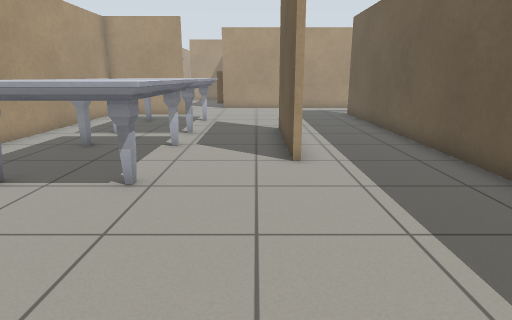
View 1 (above)

20 first-person views from a walk through a Gazebo world. The camera is 1 m above the floor, tilts 14° down and sees 75° across. The floor is counted in squares, 0.5 m on a side. Each view is taken from the middle of a square. On the plan, view 1 faces up. The plan holds only what a view shows up to about 18 squares ahead; the rest is blank. The place goes on beyond the plan. Gazebo's built-in surfaces are drawn with simple patterns. Simple shapes stand in for some stock models.

View 2
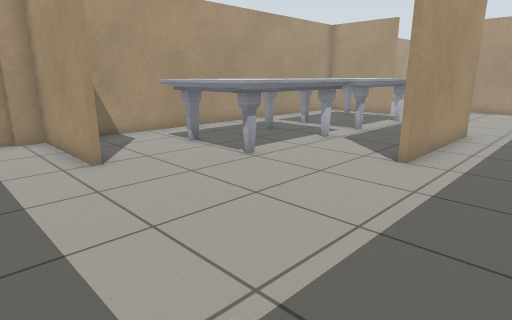

View 3
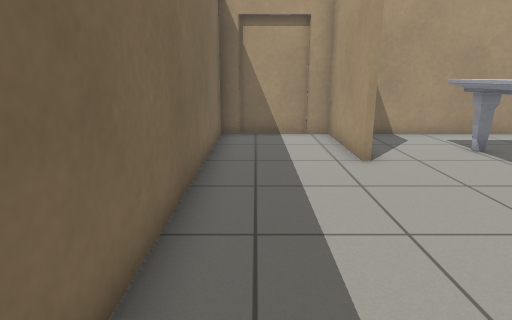

View 4
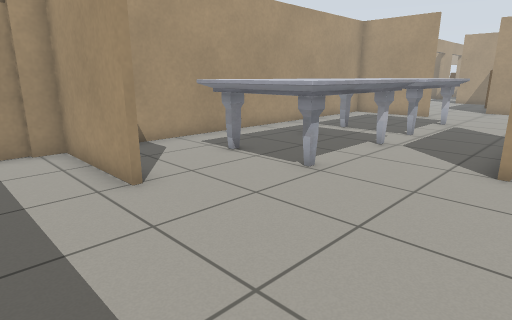

View 5
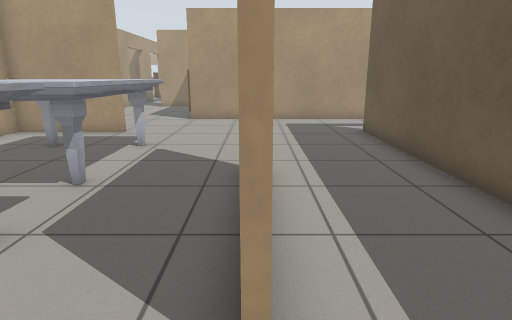

View 6
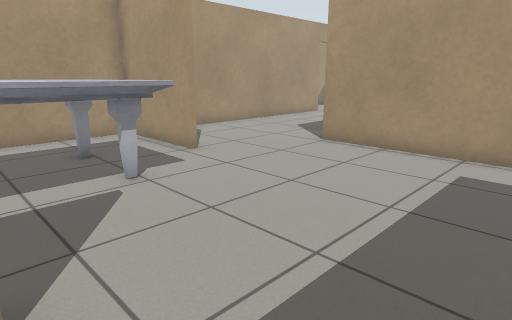

View 7
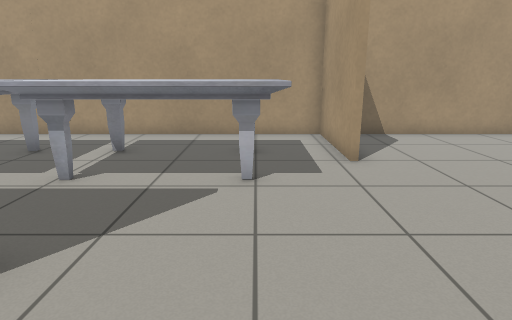

View 8
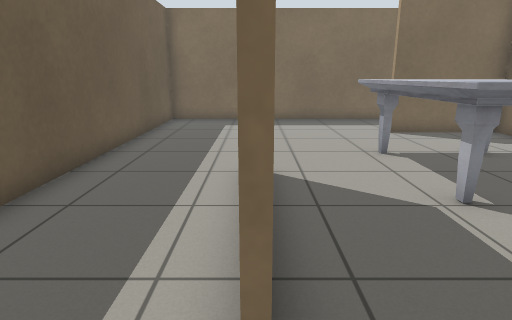

View 9
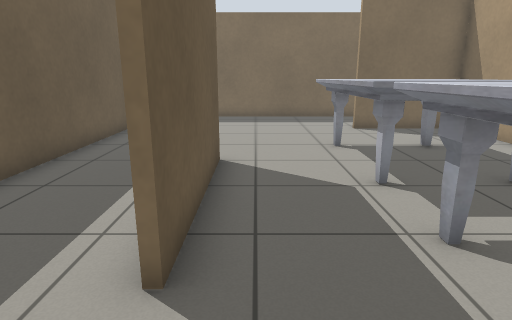

View 10
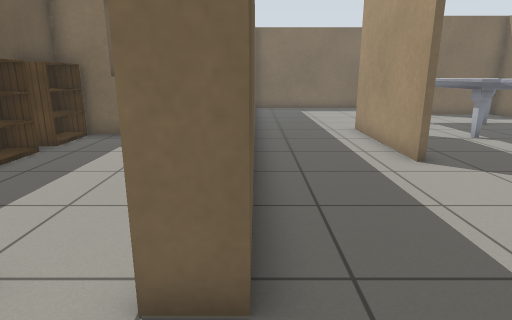

View 11
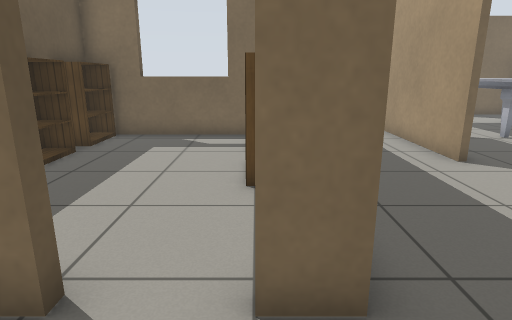

View 12
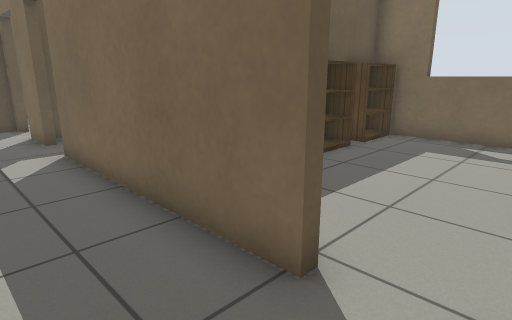

View 13
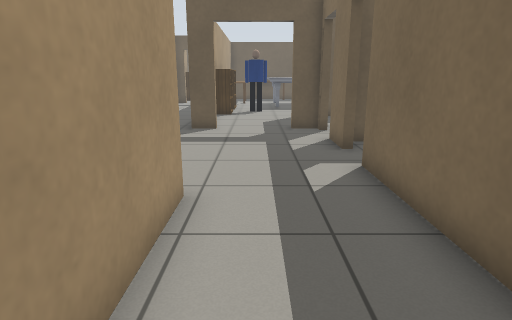

View 14
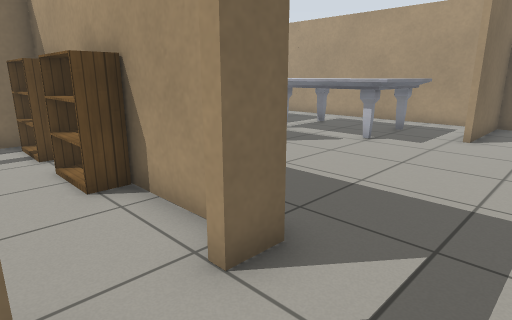

View 15
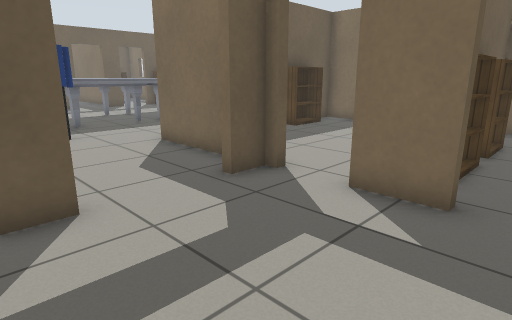

View 16
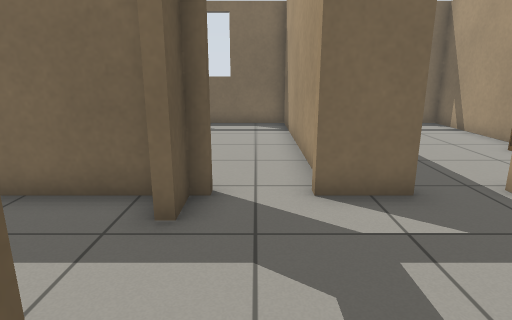

View 17
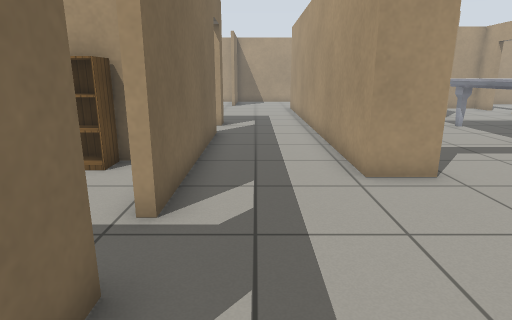

View 18
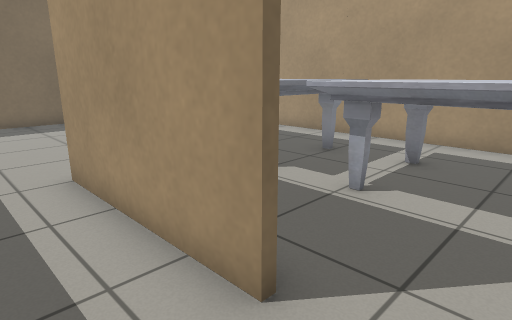

View 19
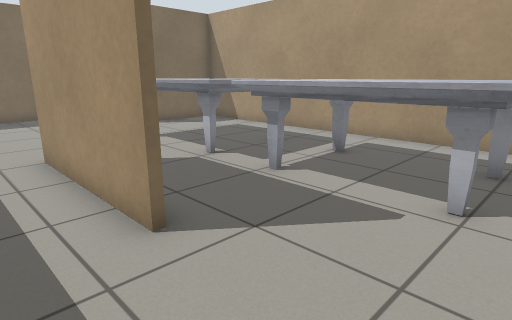

View 20
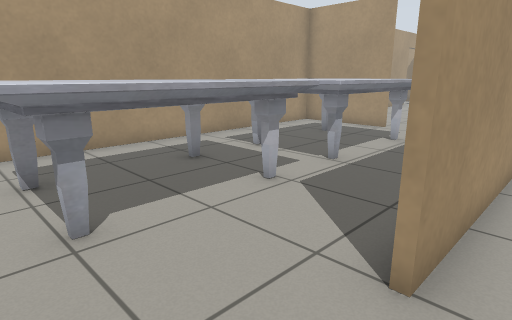

### Floor plan
Ten units are one square. View 1 is at (0, 0); x grows to the right and y downward. Boxes are objects, and circles mark ways between rooms. Rooms are numbered by the first view taken in them; rooms with no view inside come last. Other rooms are left out.
<svg viewBox="-85 -245 301 262">
<path fill="none" stroke="#000" d="M11 -133 11 -79M9 -79 9 -133M-39 -183 -78 -183 -78 -28 -39 -28M-39 -26 -78 -26 -78 -17M-80 -19 -80 6M78 -185 135 -185M-78 -215 -78 -185 -39 -185M-78 12 50 12 50 -185 61 -185M135 -223 -23 -223M173 -185 190 -185M135 -237 135 -223M211 -225 211 -236M135 -185 155 -185M53 -174 53 -92 117 -92 117 -123M120 -138 120 -92 126 -92M120 -170 120 -158M184 -92 184 -116"/>
<rect x="-55" y="-115" width="40" height="70" fill="#bbb"><title>marble table</title></rect>
<rect x="-55" y="-175" width="40" height="60" fill="#bbb"><title>marble table</title></rect>
<rect x="55" y="-125" width="10" height="30" fill="#bbb"><title>bookshelf</title></rect>
<rect x="55" y="-155" width="10" height="30" fill="#bbb"><title>bookshelf</title></rect>
<rect x="105" y="-115" width="10" height="20" fill="#bbb"><title>bookshelf</title></rect>
<rect x="105" y="-145" width="10" height="30" fill="#bbb"><title>bookshelf</title></rect>
<rect x="125" y="-175" width="10" height="30" fill="#bbb"><title>bookshelf</title></rect>
<rect x="175" y="-145" width="10" height="30" fill="#bbb"><title>bookshelf</title></rect>
<rect x="175" y="-175" width="10" height="30" fill="#bbb"><title>bookshelf</title></rect>
<circle cx="140" cy="-205" r="3" fill="#2a7"/>
<circle cx="67" cy="-183" r="3" fill="#2a7"/>
<circle cx="165" cy="-185" r="3" fill="#2a7"/>
<text x="-10" y="-110">1</text>
<text x="170" y="-220">2</text>
<text x="80" y="-140">3</text>
<text x="150" y="-140">4</text>
</svg>
Room 1 opens to room 2. Room 1 opens to room 3. Room 2 opens to room 4.

Where each view was taken, in squares from view 1:
view 1: 0 up, 0 right, facing up
view 2: 0 up, 4 right, facing up-left
view 3: 0 up, 4 right, facing left
view 4: 0 up, 2 right, facing up-left
view 5: 6 up, 1 right, facing up
view 6: 13 up, 4 right, facing up-left
view 7: 16 up, 4 right, facing left
view 8: 15 up, 1 right, facing down
view 9: 16 up, 0 right, facing down
view 10: 21 up, 5 right, facing down
view 11: 21 up, 6 right, facing down
view 12: 21 up, 6 right, facing down-right
view 13: 21 up, 8 right, facing right
view 14: 21 up, 8 right, facing down-left
view 15: 24 up, 16 right, facing down-right
view 16: 24 up, 20 right, facing down
view 17: 20 up, 20 right, facing left
view 18: 15 up, 3 right, facing down-left
view 19: 17 up, 3 right, facing down-left
view 20: 5 up, 2 right, facing up-left
